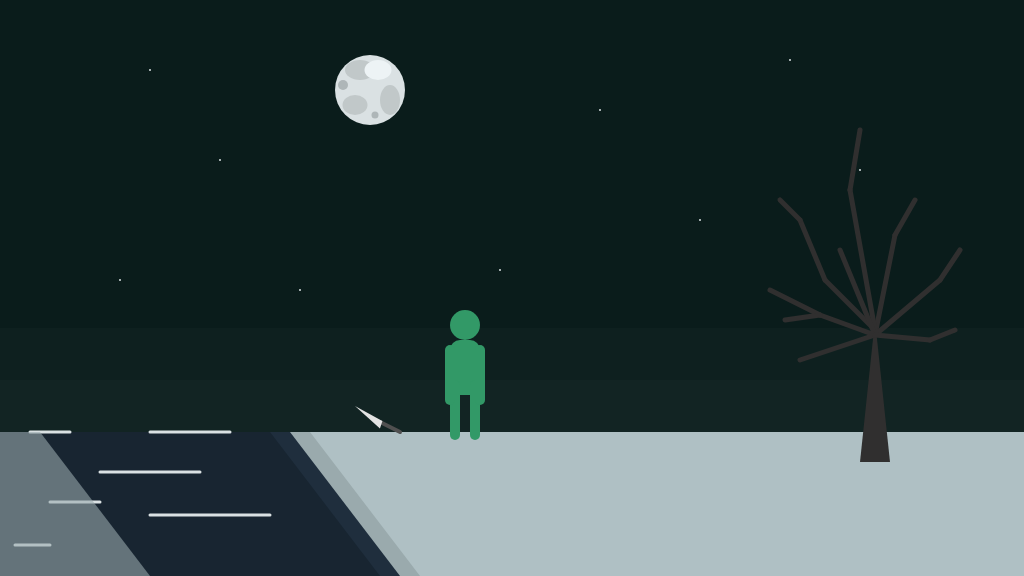
Frame 1 (no input)
Frame 60 (no input): identical to frame 1, image omitted
Frame 120 (the mouse pressed at the canvas centre since frame 60): identical to frame 1, image omitted

The p5.js sketch that drew this single still picture (run headless with seeded random() and noise() and a simulated clock; from frame 60 on, the mouse is pressed at the canvas centre):

// p5.js sketch
// ── sketch.js
let gameChar = {
	gameChar_x: 450,
	gameChar_y: 340,
    gameChar_r: 10,
    gameChar_w: 30,
    gameChar_h: 60
};

let knife = {
	knifeX_begin: 380,
	knifeY_begin: 422,
    knifeX_end: 400,
    knifeY_end: 432
};
 

function setup()
{
	createCanvas(1024, 576);
    Previous_key = '';
}

function draw()
{
	background(18, 36, 35); //sky
    
    noStroke();
	fill(14, 32, 31);
    rect(0, 0, 1024, 380) //sky1
    
    noStroke();
	fill(10, 28, 27);
    rect(0, 0, 1024, 328) //sky2

	noStroke();
	fill(175, 192, 196);
	rect(0, 432, 1024, 144); //ground

	noStroke();
	fill(218, 225, 227);
	ellipse(370, 90, 70, 70) // MOON bc
    
    noStroke();
	fill(193, 200, 201);
    ellipse(355, 105, 25, 20) // moon dt____
    ellipse(390, 100, 20, 30) 
    ellipse(360, 70, 30, 20) 
    
    strokeWeight(7);
    stroke(174, 182, 184)
    point(375, 115)
    
    strokeWeight(10);
    point(343, 85)
    
    noStroke();
	fill(237, 243, 245);
    ellipse(378, 70, 27, 20) // MOON highlight
    
    // STARS/snow?
    
    strokeWeight(2)
    stroke(218, 225, 227)
    point(150, 70)
    point(220, 160)
    point(120, 280)
    point(300, 290)
    point(600, 110)
    point(790, 60)
    point(860, 170)
    point(700, 220)
    point(500, 270)

    // dead tree

	noStroke();
	fill(48, 47, 47);
	triangle(860, 462, 890, 462, 875, 320) 
    
    strokeWeight(5); //ветки
    stroke(48, 47, 47)
	line(875, 330, 825, 280) // main left
    line(875, 335, 895, 235) // main right
    line(825, 280, 800, 220) // l2
    line(800, 220, 780, 200) // l3
    line(895, 235, 915, 200) // r2
    line(875, 330, 850, 190) // middle1
    line(850, 190, 860, 130) // m2
    line(875, 335, 840, 250) // ml
    line(875, 335, 820, 315) // ниже слева1
    line(820, 315, 770, 290) // ниже слева2
    line(820, 315, 785, 320) // ниже слева22
    line(875, 335, 800, 360) // ниже ниже слева
    line(875, 335, 940, 280) // справа ниже
    line(940, 280, 960, 250) // справа ниже2
    line(875, 335, 930, 340) // ниже ниже справа
    line(930, 340, 955, 330) // ниже ниже справа2
    
    noStroke();
	fill(154, 170, 173);
	quad(0, 432, 310, 432, 420, 576, 0, 576) // sand
         
	noStroke();
	fill(31, 46, 61);
	quad(0, 432, 290, 432, 400, 576, 0, 576) // LAKE
    
    noStroke();
	fill(20, 31, 41, 150);
	quad(0, 432, 270, 432, 380, 576, 0, 576) // shade прозрачность 
    
    strokeWeight(3);
    stroke(218, 225, 227)
    line(30, 432, 70, 432) // блики____
    line(150, 432, 230, 432)
    line(100, 472, 200, 472)
    line(50, 502, 100, 502)
    line(150, 515, 270, 515)
    line(15, 545, 50, 545)
    
    noStroke()
    fill(154, 170, 173, 150)
    
    quad(0, 432, 40, 432, 150, 576, 0, 576) // ice
    
    
    /*
    noStroke()
    fill(50, 153, 103)
    rect(450, 310, 30, 55, 10); // body
    rect(450, 285, 30, 30, 60) // head
    rect(460, 345, 10, 60, 10) // lleg
    rect(455, 350, 10, 60, 10) // rleg
    rect(460, 315, 10, 60, 10) // larm
    rect(450, 315, 10, 60, 10) // rarm
    */
    Item();
    
    console.log(key);
	
	if (keyIsDown(65)) //character moves
	{
		left();
		gameChar.gameChar_x -= 5;
		if (gameChar.gameChar_x <= 0)
			{
				gameChar.gameChar_x = 5;
			}

	}
	else if (Previous_key == 'A' && key == ' ')
	{
	   	left_jump();
	}
	else if (keyIsDown(68))
	{
		right();
		gameChar.gameChar_x += 5;
		if (gameChar.gameChar_x >= 1024)
			{
				gameChar.gameChar_x = 1019;
			}
		
	}
	else if (Previous_key == 'D' && key == ' ')
	{
		right_jump();
	}
	else if (Previous_key == '' && key == ' ')
	{
		front_jump();
	}
	else
	{
		front();
		Previous_key = '';
	}

}

function Item() //knife
{
    strokeWeight(4);
    stroke(80, 80, 80)
	line(knife.knifeX_begin, knife.knifeY_begin, knife.knifeX_end, knife.knifeY_end) // knife ^_^
    
    stroke(227, 227, 227)
    triangle(knife.knifeX_begin, knife.knifeY_begin, knife.knifeX_begin - 11, knife.knifeX_end + 16, knife.knifeX_begin - 1, knife.knifeY_begin + 3)
    
}
 
   /* 
   let gameChar = {
	gameChar_x: 450,
	gameChar_y: 340,
    gameChar_r: 10,
    gameChar_w: 30,
    gameChar_h: 60
    
   rect(450, 340, 30, 55, 10); // body
    rect(450, 310, 30, 30, 60) // head
    rect(450, 380, 10, 60, 10) // lleg
    rect(470, 380, 10, 60, 10) // rleg
    rect(445, 345, 10, 60, 10) // larm
    rect(475, 345, 10, 60, 10) // rarm
*/

function front()
{
    //character - FRONT
	noStroke()
    fill(50, 153, 103)
	rect(gameChar.gameChar_x, gameChar.gameChar_y, gameChar.gameChar_w, gameChar.gameChar_h - 5, gameChar.gameChar_r) // body
    rect(gameChar.gameChar_x, gameChar.gameChar_y - 30, gameChar.gameChar_w, gameChar.gameChar_h - 30, gameChar.gameChar_r + 50) // head
    rect(gameChar.gameChar_x, gameChar.gameChar_y + 40, gameChar.gameChar_w - 20, gameChar.gameChar_h, gameChar.gameChar_r) // lleg
    rect(gameChar.gameChar_x + 20, gameChar.gameChar_y + 40, gameChar.gameChar_w - 20, gameChar.gameChar_h, gameChar.gameChar_r) // rleg
    rect(gameChar.gameChar_x - 5, gameChar.gameChar_y + 5, gameChar.gameChar_w - 20, gameChar.gameChar_h, gameChar.gameChar_r) // larm
    rect(gameChar.gameChar_x + 25, gameChar.gameChar_y + 5, gameChar.gameChar_w - 20, gameChar.gameChar_h, gameChar.gameChar_r) // rarm
	
}

/*
    rect(450, 340, 30, 55, 10); // body
    rect(450, 310, 30, 30, 60) // head
    rect(455, 380, 10, 60, 10) // lleg
    rect(460, 380, 10, 60, 10) // rleg
    rect(450, 345, 10, 60, 10) // larm
    rect(460, 345, 10, 60, 10) // rarm
    
	gameChar_x: 450,
	gameChar_y: 340,
    gameChar_w: 30,
    gameChar_h: 60
    gameChar_r: 10,
*/    

function right()
{
    //character - RIGHT
	noStroke()
    fill(50, 153, 103)
    rect(gameChar.gameChar_x, gameChar.gameChar_y, gameChar.gameChar_w, gameChar.gameChar_h - 5, gameChar.gameChar_r) // body
    rect(gameChar.gameChar_x, gameChar.gameChar_y - 30, gameChar.gameChar_w, gameChar.gameChar_h - 30, gameChar.gameChar_r + 50) // head
    rect(gameChar.gameChar_x + 5, gameChar.gameChar_y + 40, gameChar.gameChar_w - 20, gameChar.gameChar_h, gameChar.gameChar_r) // lleg
    rect(gameChar.gameChar_x + 10, gameChar.gameChar_y + 40, gameChar.gameChar_w - 20, gameChar.gameChar_h, gameChar.gameChar_r) // rleg
    rect(gameChar.gameChar_x, gameChar.gameChar_y + 5, gameChar.gameChar_w - 20, gameChar.gameChar_h, gameChar.gameChar_r) // larm
    rect(gameChar.gameChar_x + 10, gameChar.gameChar_y + 5, gameChar.gameChar_w - 20, gameChar.gameChar_h, gameChar.gameChar_r) // rarm
    
}

/*
    rect(450, 340, 30, 55, 10); // body
    rect(450, 310, 30, 30, 60) // head
    rect(460, 380, 10, 60, 10) // lleg
    rect(465, 380, 10, 60, 10) // rleg
    rect(460, 345, 10, 60, 10) // larm
    rect(470, 345, 10, 60, 10) // rarm
    
    gameChar_x: 450,
	gameChar_y: 340,
    gameChar_w: 30,
    gameChar_h: 60
    gameChar_r: 10,
*/    
function left()
{
    //character - LEFT
	noStroke()
    fill(50, 153, 103)
    rect(gameChar.gameChar_x, gameChar.gameChar_y, gameChar.gameChar_w, gameChar.gameChar_h - 5, gameChar.gameChar_r) // body
    rect(gameChar.gameChar_x, gameChar.gameChar_y - 30, gameChar.gameChar_w, gameChar.gameChar_h - 30, gameChar.gameChar_r + 50) // head
    rect(gameChar.gameChar_x + 10, gameChar.gameChar_y + 40, gameChar.gameChar_w - 20, gameChar.gameChar_h, gameChar.gameChar_r) // lleg
    rect(gameChar.gameChar_x + 15, gameChar.gameChar_y + 40, gameChar.gameChar_w - 20, gameChar.gameChar_h, gameChar.gameChar_r) // rleg
    rect(gameChar.gameChar_x + 10, gameChar.gameChar_y + 5, gameChar.gameChar_w - 20, gameChar.gameChar_h, gameChar.gameChar_r) // larm
    rect(gameChar.gameChar_x + 20, gameChar.gameChar_y + 5, gameChar.gameChar_w - 20, gameChar.gameChar_h, gameChar.gameChar_r) // rarm
}
/*
    rect(450, 310, 30, 55, 10); // body
    rect(450, 285, 30, 30, 60) // head
    rect(450, 340, 10, 60, 10) // lleg
    rect(470, 340, 10, 60, 10) // rleg
    rect(445, 310, 10, 60, 10) // larm
    rect(475, 310, 10, 60, 10) // rarm
    
    gameChar_x: 450,
	gameChar_y: 340,
    gameChar_w: 30,
    gameChar_h: 60
    gameChar_r: 10,
    */
function front_jump()
{
		//Character - FRONT JUMP
    noStroke()
    fill(50, 153, 103)
    rect(gameChar.gameChar_x, gameChar.gameChar_y - 30, gameChar.gameChar_w, gameChar.gameChar_h - 5, gameChar.gameChar_r) // body
    rect(gameChar.gameChar_x, gameChar.gameChar_y - 55, gameChar.gameChar_w, gameChar.gameChar_h - 30, gameChar.gameChar_r + 50) // head
    rect(gameChar.gameChar_x, gameChar.gameChar_y, gameChar.gameChar_w - 20, gameChar.gameChar_h, gameChar.gameChar_r) // lleg
    rect(gameChar.gameChar_x + 20, gameChar.gameChar_y, gameChar.gameChar_w - 20, gameChar.gameChar_h, gameChar.gameChar_r) // rleg
    rect(gameChar.gameChar_x - 5, gameChar.gameChar_y - 30, gameChar.gameChar_w - 20, gameChar.gameChar_h, gameChar.gameChar_r) // larm
    rect(gameChar.gameChar_x + 25, gameChar.gameChar_y - 30, gameChar.gameChar_w - 20, gameChar.gameChar_h, gameChar.gameChar_r) // rarm
}
/*
    rect(450, 310, 30, 55, 10); // body y - 30, h - 5
    rect(450, 285, 30, 30, 60) // head y - 55, h - 30
    rect(460, 345, 10, 60, 10) // lleg x + 10, y + 5, w - 20
    rect(465, 350, 10, 60, 10) // rleg x + 15, y + 10, w - 20
    rect(460, 315, 10, 60, 10) // larm x + 10, y - 25, w - 20
    rect(470, 315, 10, 60, 10) // rarm x + 30, y - 25, w - 20
    gameChar_x: 450,
	gameChar_y: 340,
    gameChar_w: 30,
    gameChar_h: 60
    gameChar_r: 10,
*/
function left_jump()
{
    noStroke()
    fill(50, 153, 103)
    rect(gameChar.gameChar_x, gameChar.gameChar_y - 3, gameChar.gameChar_w, gameChar.gameChar_h - 5, gameChar.gameChar_r) // body
    rect(gameChar.gameChar_x, gameChar.gameChar_y - 55, gameChar.gameChar_w, gameChar.gameChar_h - 30, gameChar.gameChar_r + 50) // head
    rect(gameChar.gameChar_x + 10, gameChar.gameChar_y + 5, gameChar.gameChar_w - 20, gameChar.gameChar_h, gameChar.gameChar_r) // lleg
    rect(gameChar.gameChar_x + 15, gameChar.gameChar_y + 10, gameChar.gameChar_w - 20, gameChar.gameChar_h, gameChar.gameChar_r) // rleg
    rect(gameChar.gameChar_x + 10, gameChar.gameChar_y - 25, gameChar.gameChar_w - 20, gameChar.gameChar_h, gameChar.gameChar_r) // larm
    rect(gameChar.gameChar_x + 30, gameChar.gameChar_y - 25, gameChar.gameChar_w - 20, gameChar.gameChar_h, gameChar.gameChar_r) // rarm
}
/*
    rect(450, 310, 30, 55, 10); // body
    rect(450, 285, 30, 30, 60) // head
    rect(460, 345, 10, 60, 10) // lleg x + 10, y + 5, w - 20
    rect(455, 350, 10, 60, 10) // rleg x + 5, y + 10, w - 20
    rect(460, 315, 10, 60, 10) // larm x + 10, y - 25, w - 20
    rect(450, 315, 10, 60, 10) // rarm y - 25, w - 20

    gameChar_x: 450,
	gameChar_y: 340,
    gameChar_w: 30,
    gameChar_h: 60
    gameChar_r: 10,
    */
function right_jump()
{
    noStroke()
    fill(50, 153, 103)
    rect(gameChar.gameChar_x, gameChar.gameChar_y - 3, gameChar.gameChar_w, gameChar.gameChar_h - 5, gameChar.gameChar_r) // body
    rect(gameChar.gameChar_x, gameChar.gameChar_y - 55, gameChar.gameChar_w, gameChar.gameChar_h - 30, gameChar.gameChar_r + 50) // head
    rect(gameChar.gameChar_x + 10, gameChar.gameChar_y + 5, gameChar.gameChar_w - 20, gameChar.gameChar_h, gameChar.gameChar_r) // lleg
    rect(gameChar.gameChar_x + 5, gameChar.gameChar_y + 10, gameChar.gameChar_w - 20, gameChar.gameChar_h, gameChar.gameChar_r) // rleg
    rect(gameChar.gameChar_x + 10, gameChar.gameChar_y - 25, gameChar.gameChar_w - 20, gameChar.gameChar_h, gameChar.gameChar_r) // larm
    rect(gameChar.gameChar_x, gameChar.gameChar_y - 25, gameChar.gameChar_w - 20, gameChar.gameChar_h, gameChar.gameChar_r) // rarm
}
